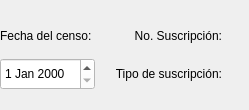
                      <widget class="QWidget" name="widget_3" native="true">
                       <property name="minimumSize">
                        <size>
                         <width>0</width>
                         <height>110</height>
                        </size>
                       </property>
                       <property name="maximumSize">
                        <size>
                         <width>16777215</width>
                         <height>110</height>
                        </size>
                       </property>
                       <property name="styleSheet">
                        <string notr="true"/>
                       </property>
                       <layout class="QGridLayout" name="gridLayout_3">
                        <property name="leftMargin">
                         <number>0</number>
                        </property>
                        <property name="topMargin">
                         <number>20</number>
                        </property>
                        <property name="rightMargin">
                         <number>0</number>
                        </property>
                        <property name="bottomMargin">
                         <number>20</number>
                        </property>
                        <property name="horizontalSpacing">
                         <number>20</number>
                        </property>
                        <item row="0" column="1">
                         <widget class="QLabel" name="label_2">
                          <property name="minimumSize">
                           <size>
                            <width>0</width>
                            <height>30</height>
                           </size>
                          </property>
                          <property name="maximumSize">
                           <size>
                            <width>16777215</width>
                            <height>35</height>
                           </size>
                          </property>
                          <property name="layoutDirection">
                           <enum>Qt::LeftToRight</enum>
                          </property>
                          <property name="styleSheet">
                           <string notr="true"/>
                          </property>
                          <property name="text">
                           <string>No. Suscripción:</string>
                          </property>
                          <property name="alignment">
                           <set>Qt::AlignRight|Qt::AlignTrailing|Qt::AlignVCenter</set>
                          </property>
                         </widget>
                        </item>
                        <item row="0" column="0">
                         <widget class="QLabel" name="label">
                          <property name="minimumSize">
                           <size>
                            <width>0</width>
                            <height>30</height>
                           </size>
                          </property>
                          <property name="maximumSize">
                           <size>
                            <width>16777215</width>
                            <height>35</height>
                           </size>
                          </property>
                          <property name="styleSheet">
                           <string notr="true"/>
                          </property>
                          <property name="text">
                           <string>Fecha del censo:</string>
                          </property>
                         </widget>
                        </item>
                        <item row="1" column="0">
                         <widget class="QDateEdit" name="dateEditCenso">
                          <property name="minimumSize">
                           <size>
                            <width>0</width>
                            <height>30</height>
                           </size>
                          </property>
                          <property name="maximumSize">
                           <size>
                            <width>16777215</width>
                            <height>35</height>
                           </size>
                          </property>
                          <property name="styleSheet">
                           <string notr="true">background-color: rgb(255, 255, 255);</string>
                          </property>
                         </widget>
                        </item>
                        <item row="1" column="1">
                         <widget class="QLabel" name="label_8">
                          <property name="minimumSize">
                           <size>
                            <width>0</width>
                            <height>30</height>
                           </size>
                          </property>
                          <property name="maximumSize">
                           <size>
                            <width>16777215</width>
                            <height>35</height>
                           </size>
                          </property>
                          <property name="styleSheet">
                           <string notr="true"/>
                          </property>
                          <property name="text">
                           <string>Tipo de suscripción:</string>
                          </property>
                          <property name="alignment">
                           <set>Qt::AlignRight|Qt::AlignTrailing|Qt::AlignVCenter</set>
                          </property>
                         </widget>
                        </item>
                        <item row="1" column="2">
                         <widget class="QLabel" name="lblTipoSuscripcion">
                          <property name="minimumSize">
                           <size>
                            <width>0</width>
                            <height>30</height>
                           </size>
                          </property>
                          <property name="maximumSize">
                           <size>
                            <width>16777215</width>
                            <height>35</height>
                           </size>
                          </property>
                          <property name="styleSheet">
                           <string notr="true"/>
                          </property>
                          <property name="text">
                           <string/>
                          </property>
                         </widget>
                        </item>
                        <item row="0" column="2">
                         <widget class="QLabel" name="lblCodigoSuscripcion">
                          <property name="minimumSize">
                           <size>
                            <width>0</width>
                            <height>30</height>
                           </size>
                          </property>
                          <property name="maximumSize">
                           <size>
                            <width>16777215</width>
                            <height>35</height>
                           </size>
                          </property>
                          <property name="styleSheet">
                           <string notr="true"/>
                          </property>
                          <property name="text">
                           <string/>
                          </property>
                         </widget>
                        </item>
                       </layout>
                      </widget>
